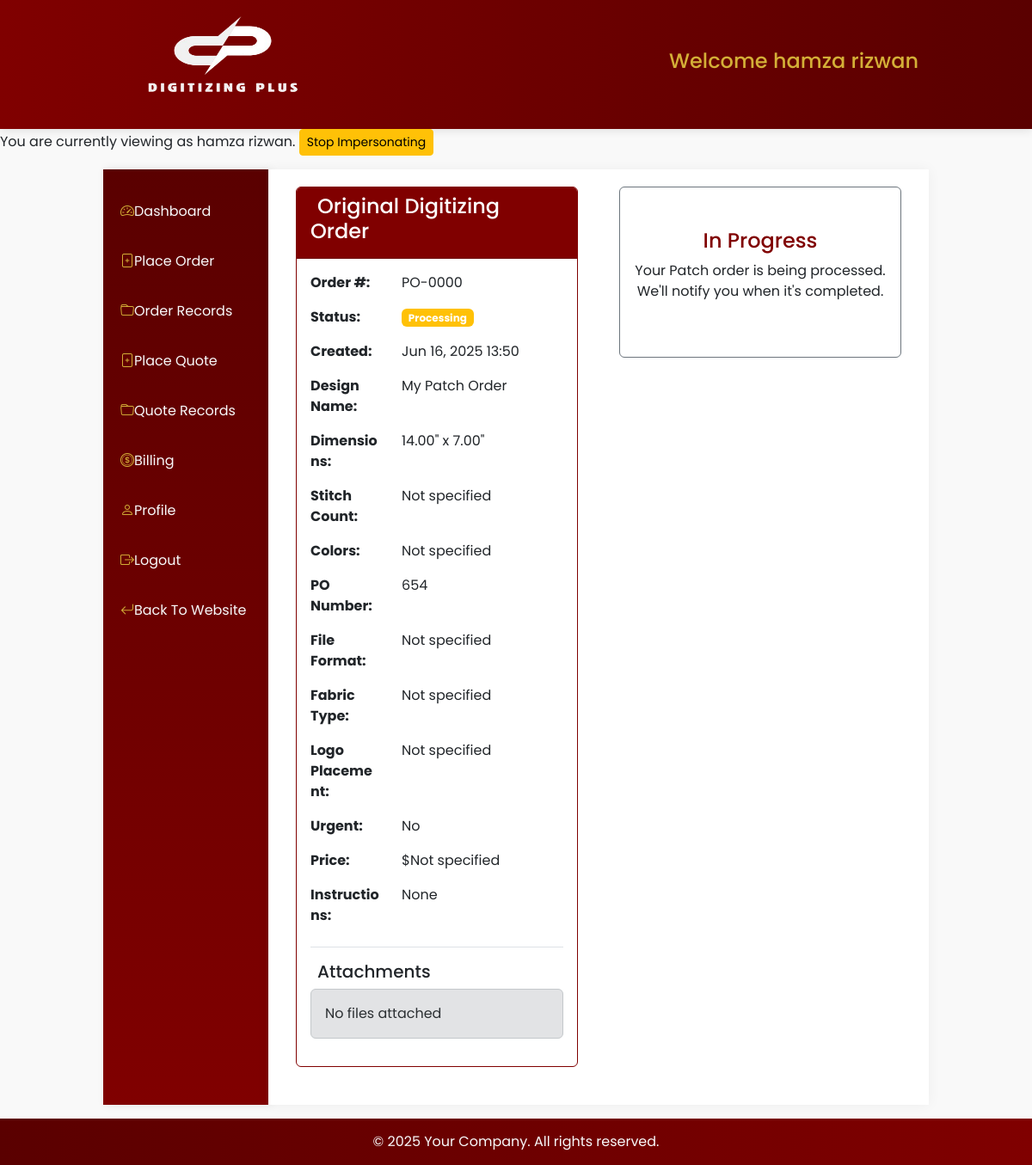
Screenshot of /user/customer/orders/Patch/2 (signed in) with the database file from the repository.
### users/models.py (models this page shows, shortened)
class User(AbstractUser):
    COUNTRY_CHOICES = [
        ('United States', 'United States'),
        ('United Kingdom', 'United Kingdom'),
        ('Australia', 'Australia'),
        ('New Zealand', 'New Zealand'),
        ('Germany', 'Germany'),
        ('Canada', 'Canada'),
    ]
    username = None
    user_id = models.CharField(max_length=100, unique=True, blank=False, null=False)
    email = models.EmailField(unique=True)
    email2 = models.EmailField(blank=True, null=True, verbose_name="Secondary Email")
    email3 = models.EmailField(blank=True, null=True, verbose_name="Tertiary Email")
    first_name = models.CharField(max_length=100, blank=False, null=False)
    last_name = models.CharField(max_length=100, blank=False, null=False)
    phone_number = models.CharField(max_length=50, null=True, blank=True)
    address = models.CharField(max_length=500)
    city = models.CharField(max_length=50)
    state = models.CharField(max_length=50)
    zip_code = models.CharField(max_length=15)
    created_at = models.DateField(auto_now_add=True, null=True, blank=True)
    country = models.CharField(
        max_length=15,
        choices=COUNTRY_CHOICES,
        default='US',  # Default to United States
        verbose_name="Country"
    )
    USERNAME_FIELD = 'user_id'
    REQUIRED_FIELDS = []  # Removed email from required fields
    objects = UserManager()
    COUNTRY_CODE_MAP = {
        'United States': 'us',
        'United Kingdom': 'gb',
        'Australia': 'au',
        'New Zealand': 'nz',
        'Germany': 'de',
        'Canada': 'ca',
    }

### crafting/models.py (models this page shows, shortened)
class PatchOrder(models.Model):
    user = models.ForeignKey(
        settings.AUTH_USER_MODEL,
        on_delete=models.CASCADE,
        related_name='patch_orders',
    )
    order_number = models.CharField(max_length=20, unique=True, blank=True)
    name = models.CharField(max_length=255)
    po_number = models.IntegerField(null=True, blank=True)
    height = models.DecimalField(decimal_places=2, max_digits=5)
    width = models.DecimalField(decimal_places=2, max_digits=5)
    patch_type = models.CharField(max_length=50, choices=PATCH_TYPE, null=True, blank=True)
    backing_type = models.CharField(max_length=50, choices=BACKING_TYPE, null=True, blank=True)
    border_type = models.CharField(max_length=50, choices=BORDER_TYPE, null=True, blank=True)
    embroidery_fill = models.CharField(max_length=50, choices=EMBROIDERY_FILL, null=True, blank=True)
    quantity = models.IntegerField(default=1)
    date = models.DateField()
    color_details = models.CharField(max_length=255, blank=True, null=True)
    contact_name = models.CharField(max_length=255)
    contact_number = models.CharField(max_length=50)
    shipping_address = models.TextField(null=True, blank=True)
    instructions = models.TextField(null=True, blank=True)
    status = models.CharField(max_length=50, choices=STATUS_CHOICES, default='Processing', blank=True)
    admin_instruction = models.TextField(null=True, blank=True)
    created_at = models.DateTimeField(auto_now_add=True)

### users/views.py (the view)
# urls.py: path('customer/orders/<str:type>/<int:id>', views.order_details, name='customer-order-details'),
@login_required
def order_details(request, type, id):
    effective_user = get_effective_user(request)
    if type == 'Vector':
        order = VectorOrder.objects.get(pk=id)
        template_name = 'users/customer/vector-order-details.html'
    elif type == 'Digitizing':
        order = DigitizingOrder.objects.get(pk=id)
        template_name = 'users/customer/digitizing-order-details.html'
    elif type == 'Patch':
        order = PatchOrder.objects.get(pk=id)
        template_name = 'users/customer/patch-order-details.html'
    else:
        raise Http404("Invalid order type")
    context = {
        'order': order,
        'type': type
    }
    return render(request, template_name, context)

### users/templates/users/customer/patch-order-details.html (shortened to what this page needs)
{% extends "users/customer/base.html" %}
{% load static %}
{% block content %}
<div class="container-fluid">
    <div class="row">
        <div class="col-md-6 pe-4">
            <div class="card border-maroon mb-4">
                <div class="card-header bg-maroon text-white">
                    <h4> Original Digitizing Order</h4>
                </div>
                <div class="card-body">
                    <div class="row mb-3">
                        <div class="col-md-4 fw-bold">Order #:</div>
                        <div class="col-md-8">{{ order.order_number }}</div>
                    </div>
                    <div class="row mb-3">
                        <div class="col-md-4 fw-bold">Status:</div>
                        <div class="col-md-8">
                            <span class="badge bg-{% if order.status == 'Completed' %}success{% else %}warning{% endif %}">
                                {{ order.status }}
                            </span>
                        </div>
                    </div>
                    <div class="row mb-3">
                        <div class="col-md-4 fw-bold">Created:</div>
                        <div class="col-md-8">{{ order.created_at|date:"M d, Y H:i" }}</div>
                    </div>
                    <div class="row mb-3">
                        <div class="col-md-4 fw-bold">Design Name:</div>
                        <div class="col-md-8">{{ order.name }}</div>
                    </div>
                    <div class="row mb-3">
                        <div class="col-md-4 fw-bold">Dimensions:</div>
                        <div class="col-md-8">{{ order.width }}" x {{ order.height }}"</div>
                    </div>
                    <div class="row mb-3">
                        <div class="col-md-4 fw-bold">Stitch Count:</div>
                        <div class="col-md-8">{{ order.stitches|default:"Not specified" }}</div>
                    </div>
                    <div class="row mb-3">
                        <div class="col-md-4 fw-bold">Colors:</div>
                        <div class="col-md-8">{{ order.colors|default:"Not specified" }}</div>
                    </div>
                    <div class="row mb-3">
                        <div class="col-md-4 fw-bold">PO Number:</div>
                        <div class="col-md-8">{{ order.po_number|default:"Not specified" }}</div>
                    </div>
                    <div class="row mb-3">
                        <div class="col-md-4 fw-bold">File Format:</div>
                        <div class="col-md-8">{{ order.get_file_format_display|default:"Not specified" }}</div>
                    </div>
                    <div class="row mb-3">
                        <div class="col-md-4 fw-bold">Fabric Type:</div>
                        <div class="col-md-8">{{ order.get_fabric_type_display|default:"Not specified" }}</div>
                    </div>
                    <div class="row mb-3">
                        <div class="col-md-4 fw-bold">Logo Placement:</div>
                        <div class="col-md-8">{{ order.get_logo_placement_display|default:"Not specified" }}</div>
                    </div>
                    <div class="row mb-3">
                        <div class="col-md-4 fw-bold">Urgent:</div>
                        <div class="col-md-8">
                            {% if order.is_urgent %}
                                <span class="text-danger"><i class="fas fa-exclamation-circle"></i> Yes</span>
                            {% else %}
                                No
                            {% endif %}
                        </div>
                    </div>
                    <div class="row mb-3">
                        <div class="col-md-4 fw-bold">Price:</div>
                        <div class="col-md-8">${{ order.price|default:"Not specified" }}</div>
                    </div>
                    <div class="row mb-3">
                        <div class="col-md-4 fw-bold">Instructions:</div>
                        <div class="col-md-8">{{ order.instructions|default:"None provided" }}</div>
                    </div>
                    <h5 class="mt-4 border-top pt-3">Attachments</h5>
                    <div class="list-group">
                        {% for file in order.files.all %}
                            <a href="{{ file.file.url }}" class="list-group-item list-group-item-action">
                                <i class="fas fa-file me-2"></i> {{ file.file.name|slice:"25:" }}
                            </a>
                        {% empty %}
                            <div class="alert alert-secondary">No files attached</div>
                        {% endfor %}
                    </div>
                </div>
            </div>
        </div>
        <div class="col-md-6 ps-4">
            {% if order.finalized_version %}
            <div class="card border-success">
                <div class="card-header bg-success text-white">
                    <h4><i class="fas fa-check-circle me-2"></i> Finalized Order</h4>
                </div>
                <div class="card-body">
                    <div class="row mb-3">
                        <div class="col-md-4 fw-bold">Finalized By:</div>
                        <div class="col-md-8">{{ order.finalized_version.finalized_by.get_full_name }}</div>
                    </div>
                    <div class="row mb-3">
                        <div class="col-md-4 fw-bold">Finalized On:</div>
                        <div class="col-md-8">{{ order.finalized_version.finalized_at|date:"M d, Y H:i" }}</div>
                    </div>
                    <div class="row mb-3">
                        <div class="col-md-4 fw-bold">Completed Date:</div>
                        <div class="col-md-8">{{ order.finalized_version.completed_date|date:"M d, Y" }}</div>
                    </div>
                    <div class="row mb-3">
                        <div class="col-md-4 fw-bold">Final Price:</div>
                        <div class="col-md-8">${{ order.finalized_version.price }}</div>
                    </div>
                    <div class="row mb-3">
                        <div class="col-md-4 fw-bold">Final Stitches:</div>
                        <div class="col-md-8">{{ order.finalized_version.stitches|default:"Not specified" }}</div>
                    </div>
                    <div class="row mb-3">
                        <div class="col-md-4 fw-bold">Final Colors:</div>
                        <div class="col-md-8">{{ order.finalized_version.colors|default:"Not specified" }}</div>
                    </div>
                    {% if order.finalized_version.admin_notes %}
                    <div class="alert alert-info mt-3">
                        <h6><i class="fas fa-comment-alt me-2"></i>Admin Notes</h6>
                        <p class="mb-0">{{ order.finalized_version.admin_notes }}</p>
                    </div>
                    {% endif %}
                    {% if order.finalized_version.final_files %}
                    <div class="mt-4">
                        <h5><i class="fas fa-download me-2"></i>Final Files</h5>
                        <a href="{{ order.finalized_version.final_files.url }}"
                           class="btn btn-maroon"
                           target="_blank">
                            <i class="fas fa-download me-2"></i>Download Final Design
                        </a>
                    </div>
                    {% endif %}
                </div>
            </div>
            {% else %}
            <div class="card border-secondary">
                <div class="card-body text-center py-5">
                    <h4 class="text-maroon">In Progress</h4>
                    <p>Your Patch order is being processed. We'll notify you when it's completed.</p>
                </div>
            </div>
            {% endif %}
        </div>
    </div>
</div>
{% endblock %}

### users/templates/users/customer/base.html (shortened to what this page needs)
{% load static %}
<!DOCTYPE html>
<html lang="en">
<head>
    <link href="https://cdn.jsdelivr.net/npm/bootstrap@5.3.0-alpha1/dist/css/bootstrap.min.css" rel="stylesheet">
    <link href="https://cdn.jsdelivr.net/npm/bootstrap-icons@1.11.3/font/bootstrap-icons.css" rel="stylesheet">
    <link rel="stylesheet" href="{% static "css/portals/customerbase.css" %}">
</head>
<body>
<header>
    <div class="container1">
        <div class="row">
            <div class="col-md-6 text-start">
                <div class="logo">
                    <a href="{% url 'web:index' %}"><img src="{% static 'images/logo1.png' %}" alt="Logo"></a>
                </div>
            </div>
            <div class="col-md-6 text-end">
                <h4 class="text-gold">Welcome {{request.user.first_name}} {{request.user.last_name}}</h4>
            </div>
        </div>
    </div>
</header>
{% if request.is_impersonating %}
<div class="impersonation-banner">
    You are currently viewing as {{ request.user.get_full_name }}.
    <a href="{% url 'users:stop-impersonate' %}" class="btn btn-warning btn-sm">Stop Impersonating</a>
</div>
{% endif %}
    <div class="main-content mt-3 mb-3">
        <nav class="sidebar">
            <ul class="list-group list-group-flush">
                <li class="list-group-item"><a class="nav-link" href="{% url "users:customer-dashboard" %}"><i class="bi bi-speedometer2"></i>Dashboard</a></li>
                <li class="list-group-item"><a class="nav-link" href="{% url "users:customer-orders" %}"><i class="bi bi-file-plus"></i>Place Order</a></li>
                <li class="list-group-item"><a class="nav-link" href="{% url "users:customer-orders-records" %}"><i class="bi bi-folder"></i>Order Records</a></li>
                <li class="list-group-item"><a class="nav-link" href="{% url "users:customer-quotes" %}"><i class="bi bi-file-plus"></i>Place Quote</a></li>
                <li class="list-group-item"><a class="nav-link" href="{% url "users:customer-quote-records" %}"><i class="bi bi-folder"></i>Quote Records</a></li>
                <li class="list-group-item"><a class="nav-link" href="{% url "users:invoice-list" %}"><i class="bi bi-coin"></i>Billing</a></li>
                <li class="list-group-item"><a class="nav-link" href="{% url "users:customer-profile" %}"><i class="bi bi-person"></i>Profile</a></li>
                <li class="list-group-item"><a class="nav-link" href="{% url "users:logout" %}"><i class="bi bi-box-arrow-right"></i>Logout</a></li>
                <li class="list-group-item"><a class="nav-link" href="{% url "web:index" %}"><i class="bi bi-arrow-return-left"></i>Back To Website</a></li>
            </ul>
        </nav>
        <main class="content-area">
            {% block content %}
            {% endblock content %}
        </main>
    </div>
    <footer class="footer">
        <p class="mb-0">&copy; {% now "Y" %} Your Company. All rights reserved.</p>
    </footer>
</body>
</html>

### rows the page displays
User: user.first_name "hamza", user.last_name "rizwan", user.get_full_name "hamza rizwan"
PatchOrder: order_number "PO-0000", status "Processing", created_at "Jun 16, 2025 13:50", name "My Patch Order", width "14.00", height "7.00", po_number "654", instructions "None"

### other values shown
{{ order.stitches|default:"Not specified" }} "Not specified"
{{ order.colors|default:"Not specified" }} "Not specified"
{{ order.get_file_format_display|default:"Not specified" }} "Not specified"
{{ order.get_fabric_type_display|default:"Not specified" }} "Not specified"
{{ order.get_logo_placement_display|default:"Not specified" }} "Not specified"
{{ order.price|default:"Not specified" }} "Not specified"
